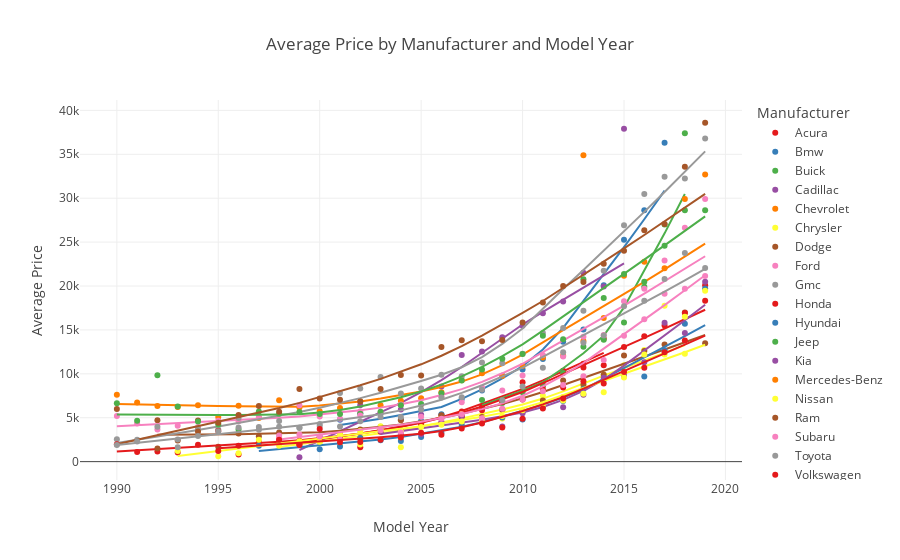

Notebook code for this chart:
### Code cell
# Creating a line chart looking at how each manufacturer maintains its value over time

#Grouping the cars by manufacturer and year and getting the average price and count for each
average_manuf_prices = cars.groupby(['manufacturer', 'model_year'])['price'].agg(['mean', 'count']).reset_index()

# Convert manufacturer names to the desired format
average_manuf_prices['manufacturer'] = average_manuf_prices['manufacturer'].apply(
    lambda x: 'GMC' if x == 'GMC' else x.title())

# Getting rid of cars before 1990 and over $40000 because the data isn't very interesting and gets into classics
average_manuf_prices_90 = average_manuf_prices[(average_manuf_prices['model_year'] >= 1990) & (average_manuf_prices['mean'] <= 40000)]

color_scale = px.colors.qualitative.Set1

man_mean_90 = px.scatter(average_manuf_prices_90, x='model_year', y='mean', color='manufacturer',
                 title='Average Price by Manufacturer and Model Year',
                 labels={'model_year': 'Model Year', 'mean': 'Average Price', 'manufacturer': 'Manufacturer'},
                 color_discrete_sequence=color_scale,
                 hover_data={'manufacturer': True, 'count': True, 'mean': True},
                 custom_data=['mean'],
                 trendline='lowess')

# Show the plot
man_mean_90.show()

### Figure 1 — Plotly figure (JSON) as saved in the notebook; plotly's stock layout.template omitted (floating-point values rounded to 4 significant figures)
{"data": [{"customdata": [[2365, "Acura", 3], [2674, "Acura", 6], [1650, "Acura", 2], [3658.0, "Acura", 10], [3575.0, "Acura", 16], [4315.0, "Acura", 28], [5305.0, "Acura", 23], [5703, "Acura", 27], [6256.0, "Acura", 25], [5877.0, "Acura", 7], [9055.0, "Acura", 7], [8724.0, "Acura", 12], [10340.0, "Acura", 23], [10720.0, "Acura", 8], [13997, "Acura", 3]], "hovertemplate": "Manufacturer=%{customdata[1]}<br>Model Year=%{x}<br>Average Price=%{y}<br>count=%{customdata[2]}<extra></extra>", "legendgroup": "Acura", "marker": {"color": "rgb(228,26,28)", "symbol": "circle"}, "mode": "markers", "name": "Acura", "orientation": "v", "showlegend": true, "type": "scatter", "x": [1999, 2001, 2002, 2003, 2004, 2005, 2006, 2007, 2008, 2009, 2010, 2011, 2012, 2013, 2014], "xaxis": "x", "y": [2365, 2674, 1650, 3658.0, 3575.0, 4315.0, 5305.0, 5703, 6256.0, 5877.0, 9055.0, 8724.0, 10340.0, 10720.0, 13997], "yaxis": "y"}, {"hovertemplate": "<b>LOWESS trendline</b><br><br>Manufacturer=Acura<br>Model Year=%{x}<br>Average Price=%{y} <b>(trend)</b><extra></extra>", "legendgroup": "Acura", "marker": {"color": "rgb(228,26,28)", "symbol": "circle"}, "mode": "lines", "name": "Acura", "showlegend": false, "type": "scatter", "x": [1999, 2001, 2002, 2003, 2004, 2005, 2006, 2007, 2008, 2009, 2010, 2011, 2012, 2013, 2014], "xaxis": "x", "y": [2190.0, 2864.0, 3206.0, 3535.0, 3995.0, 4487.0, 5072.0, 5769.0, 6603.0, 7419.0, 8290.0, 9262.0, 10290.0, 11330.0, 12380.0], "yaxis": "y"}, {"customdata": [[4784.0, "Bmw", 7], [5524.0, "Bmw", 4], [3974.0, "Bmw", 11], [4812.0, "Bmw", 20], [4639, "Bmw", 10], [5392.0, "Bmw", 14], [7127.0, "Bmw", 14], [8115.0, "Bmw", 17], [9790.0, "Bmw", 11], [10490.0, "Bmw", 19], [11700.0, "Bmw", 25], [13660.0, "Bmw", 32], [15060.0, "Bmw", 15], [20081, "Bmw", 3], [25260.0, "Bmw", 9], [28640, "Bmw", 2], [36310.0, "Bmw", 3]], "hovertemplate": "Manufacturer=%{customdata[1]}<br>Model Year=%{x}<br>Average Price=%{y}<br>count=%{customdata[2]}<extra></extra>", "legendgroup": "Bmw", "marker": {"color": "rgb(55,126,184)", "symbol": "circle"}, "mode": "markers", "name": "Bmw", "orientation": "v", "showlegend": true, "type": "scatter", "x": [2001, 2002, 2003, 2004, 2005, 2006, 2007, 2008, 2009, 2010, 2011, 2012, 2013, 2014, 2015, 2016, 2017], "xaxis": "x", "y": [4784.0, 5524.0, 3974.0, 4812.0, 4639, 5392.0, 7127.0, 8115.0, 9790.0, 10490.0, 11700.0, 13660.0, 15060.0, 20081, 25260.0, 28640, 36310.0], "yaxis": "y"}, {"hovertemplate": "<b>LOWESS trendline</b><br><br>Manufacturer=Bmw<br>Model Year=%{x}<br>Average Price=%{y} <b>(trend)</b><extra></extra>", "legendgroup": "Bmw", "marker": {"color": "rgb(55,126,184)", "symbol": "circle"}, "mode": "lines", "name": "Bmw", "showlegend": false, "type": "scatter", "x": [2001, 2002, 2003, 2004, 2005, 2006, 2007, 2008, 2009, 2010, 2011, 2012, 2013, 2014, 2015, 2016, 2017], "xaxis": "x", "y": [4178.0, 4512.0, 4893.0, 5311.0, 5747.0, 6225.0, 7148.0, 8237.0, 9467.0, 10870.0, 12770.0, 15230.0, 18310.0, 21330.0, 24420.0, 27600.0, 30860.0], "yaxis": "y"}, {"customdata": [[7026.0, "Buick", 21], [6689.0, "Buick", 15], [7896.0, "Buick", 18], [8600.0, "Buick", 23], [10100.0, "Buick", 42], [13090.0, "Buick", 21], [13870.0, "Buick", 26], [15830.0, "Buick", 22], [19920.0, "Buick", 10], [27000.0, "Buick", 4], [37382, "Buick", 2]], "hovertemplate": "Manufacturer=%{customdata[1]}<br>Model Year=%{x}<br>Average Price=%{y}<br>count=%{customdata[2]}<extra></extra>", "legendgroup": "Buick", "marker": {"color": "rgb(77,175,74)", "symbol": "circle"}, "mode": "markers", "name": "Buick", "orientation": "v", "showlegend": true, "type": "scatter", "x": [2008, 2009, 2010, 2011, 2012, 2013, 2014, 2015, 2016, 2017, 2018], "xaxis": "x", "y": [7026.0, 6689.0, 7896.0, 8600.0, 10100.0, 13090.0, 13870.0, 15830.0, 19920.0, 27000.0, 37382], "yaxis": "y"}, {"hovertemplate": "<b>LOWESS trendline</b><br><br>Manufacturer=Buick<br>Model Year=%{x}<br>Average Price=%{y} <b>(trend)</b><extra></extra>", "legendgroup": "Buick", "marker": {"color": "rgb(77,175,74)", "symbol": "circle"}, "mode": "lines", "name": "Buick", "showlegend": false, "type": "scatter", "x": [2008, 2009, 2010, 2011, 2012, 2013, 2014, 2015, 2016, 2017, 2018], "xaxis": "x", "y": [6431.0, 7226.0, 8079.0, 9056.0, 10630.0, 12350.0, 14350.0, 17570.0, 21760.0, 26000.0, 30470.0], "yaxis": "y"}, {"customdata": [[500, "Cadillac", 1], [2841.0, "Cadillac", 6], [6426.0, "Cadillac", 9], [5481.0, "Cadillac", 19], [5930, "Cadillac", 15], [5350.0, "Cadillac", 18], [8561.0, "Cadillac", 4], [12140.0, "Cadillac", 41], [12550.0, "Cadillac", 23], [14170.0, "Cadillac", 21], [15480.0, "Cadillac", 20], [16900.0, "Cadillac", 21], [18230.0, "Cadillac", 18], [21516, "Cadillac", 6], [19950, "Cadillac", 1], [37900.0, "Cadillac", 15]], "hovertemplate": "Manufacturer=%{customdata[1]}<br>Model Year=%{x}<br>Average Price=%{y}<br>count=%{customdata[2]}<extra></extra>", "legendgroup": "Cadillac", "marker": {"color": "rgb(152,78,163)", "symbol": "circle"}, "mode": "markers", "name": "Cadillac", "orientation": "v", "showlegend": true, "type": "scatter", "x": [1999, 2000, 2002, 2003, 2004, 2005, 2006, 2007, 2008, 2009, 2010, 2011, 2012, 2013, 2014, 2015], "xaxis": "x", "y": [500, 2841.0, 6426.0, 5481.0, 5930, 5350.0, 8561.0, 12140.0, 12550.0, 14170.0, 15480.0, 16900.0, 18230.0, 21516, 19950, 37900.0], "yaxis": "y"}, {"hovertemplate": "<b>LOWESS trendline</b><br><br>Manufacturer=Cadillac<br>Model Year=%{x}<br>Average Price=%{y} <b>(trend)</b><extra></extra>", "legendgroup": "Cadillac", "marker": {"color": "rgb(152,78,163)", "symbol": "circle"}, "mode": "lines", "name": "Cadillac", "showlegend": false, "type": "scatter", "x": [1999, 2000, 2002, 2003, 2004, 2005, 2006, 2007, 2008, 2009, 2010, 2011, 2012, 2013, 2014, 2015], "xaxis": "x", "y": [1327.0, 2390.0, 4523.0, 5635.0, 6702.0, 7927.0, 9287.0, 10770.0, 12410.0, 14060.0, 15620.0, 17060.0, 18430.0, 19810.0, 21200.0, 22570.0], "yaxis": "y"}, {"customdata": [[7612.0, "Chevrolet", 25], [6723.0, "Chevrolet", 15], [6335.0, "Chevrolet", 11], [6216.0, "Chevrolet", 32], [6434.0, "Chevrolet", 32], [5093.0, "Chevrolet", 53], [6370.0, "Chevrolet", 32], [4957.0, "Chevrolet", 41], [6993.0, "Chevrolet", 62], [6153.0, "Chevrolet", 93], [5733.0, "Chevrolet", 93], [6110.0, "Chevrolet", 131], [6871.0, "Chevrolet", 205], [6420.0, "Chevrolet", 258], [6925.0, "Chevrolet", 336], [7230.0, "Chevrolet", 346], [7891.0, "Chevrolet", 377], [9255.0, "Chevrolet", 433], [10060.0, "Chevrolet", 474], [9784.0, "Chevrolet", 334], [10894, "Chevrolet", 390], [11860.0, "Chevrolet", 575], [12050.0, "Chevrolet", 517], [13730.0, "Chevrolet", 566], [16350.0, "Chevrolet", 578], [21160.0, "Chevrolet", 574], [22760.0, "Chevrolet", 448], [22010.0, "Chevrolet", 381], [29920.0, "Chevrolet", 495], [32700.0, "Chevrolet", 86]], "hovertemplate": "Manufacturer=%{customdata[1]}<br>Model Year=%{x}<br>Average Price=%{y}<br>count=%{customdata[2]}<extra></extra>", "legendgroup": "Chevrolet", "marker": {"color": "rgb(255,127,0)", "symbol": "circle"}, "mode": "markers", "name": "Chevrolet", "orientation": "v", "showlegend": true, "type": "scatter", "x": [1990, 1991, 1992, 1993, 1994, 1995, 1996, 1997, 1998, 1999, 2000, 2001, 2002, 2003, 2004, 2005, 2006, 2007, 2008, 2009, 2010, 2011, 2012, 2013, 2014, 2015, 2016, 2017, 2018, 2019], "xaxis": "x", "y": [7612.0, 6723.0, 6335.0, 6216.0, 6434.0, 5093.0, 6370.0, 4957.0, 6993.0, 6153.0, 5733.0, 6110.0, 6871.0, 6420.0, 6925.0, 7230.0, 7891.0, 9255.0, 10060.0, 9784.0, 10894, 11860.0, 12050.0, 13730.0, 16350.0, 21160.0, 22760.0, 22010.0, 29920.0, 32700.0], "yaxis": "y"}, {"hovertemplate": "<b>LOWESS trendline</b><br><br>Manufacturer=Chevrolet<br>Model Year=%{x}<br>Average Price=%{y} <b>(trend)</b><extra></extra>", "legendgroup": "Chevrolet", "marker": {"color": "rgb(255,127,0)", "symbol": "circle"}, "mode": "lines", "name": "Chevrolet", "showlegend": false, "type": "scatter", "x": [1990, 1991, 1992, 1993, 1994, 1995, 1996, 1997, 1998, 1999, 2000, 2001, 2002, 2003, 2004, 2005, 2006, 2007, 2008, 2009, 2010, 2011, 2012, 2013, 2014, 2015, 2016, 2017, 2018, 2019], "xaxis": "x", "y": [6569.0, 6509.0, 6456.0, 6410.0, 6369.0, 6333.0, 6301.0, 6272.0, 6249.0, 6256.0, 6388.0, 6589.0, 6855.0, 7180.0, 7557.0, 7989.0, 8490.0, 9117.0, 9942.0, 10990.0, 12200.0, 13620.0, 14980.0, 16330.0, 17690.0, 19070.0, 20470.0, 21900.0, 23350.0, 24820.0], "yaxis": "y"}, {"customdata": [[2795, "Chrysler", 1], [2175, "Chrysler", 2], [1809, "Chrysler", 6], [1950, "Chrysler", 1], [4020, "Chrysler", 7], [1650, "Chrysler", 2], [4361.0, "Chrysler", 46], [5042.0, "Chrysler", 43], [5431.0, "Chrysler", 32], [5256.0, "Chrysler", 37], [4925.0, "Chrysler", 17], [5837.0, "Chrysler", 34], [7490.0, "Chrysler", 36], [7356.0, "Chrysler", 92], [8568.0, "Chrysler", 114], [9925.0, "Chrysler", 77], [10990.0, "Chrysler", 85], [12710.0, "Chrysler", 43], [17740.0, "Chrysler", 15], [12290.0, "Chrysler", 2]], "hovertemplate": "Manufacturer=%{customdata[1]}<br>Model Year=%{x}<br>Average Price=%{y}<br>count=%{customdata[2]}<extra></extra>", "legendgroup": "Chrysler", "marker": {"color": "rgb(255,255,51)", "symbol": "circle"}, "mode": "markers", "name": "Chrysler", "orientation": "v", "showlegend": true, "type": "scatter", "x": [1998, 2000, 2001, 2002, 2003, 2004, 2005, 2006, 2007, 2008, 2009, 2010, 2011, 2012, 2013, 2014, 2015, 2016, 2017, 2018], "xaxis": "x", "y": [2795, 2175, 1809, 1950, 4020, 1650, 4361.0, 5042.0, 5431.0, 5256.0, 4925.0, 5837.0, 7490.0, 7356.0, 8568.0, 9925.0, 10990.0, 12710.0, 17740.0, 12290.0], "yaxis": "y"}, {"hovertemplate": "<b>LOWESS trendline</b><br><br>Manufacturer=Chrysler<br>Model Year=%{x}<br>Average Price=%{y} <b>(trend)</b><extra></extra>", "legendgroup": "Chrysler", "marker": {"color": "rgb(255,255,51)", "symbol": "circle"}, "mode": "lines", "name": "Chrysler", "showlegend": false, "type": "scatter", "x": [1998, 2000, 2001, 2002, 2003, 2004, 2005, 2006, 2007, 2008, 2009, 2010, 2011, 2012, 2013, 2014, 2015, 2016, 2017, 2018], "xaxis": "x", "y": [1671.0, 2275.0, 2594.0, 2913.0, 3230.0, 3573.0, 3994.0, 4465.0, 4926.0, 5411.0, 5941.0, 6512.0, 7181.0, 8000.0, 8937.0, 9796.0, 10650.0, 11520.0, 12400.0, 13270.0], "yaxis": "y"}, {"customdata": [[4722.0, "Dodge", 2], [2395, "Dodge", 1], [4684.0, "Dodge", 7], [1690, "Dodge", 5], [3200, "Dodge", 1], [2897.0, "Dodge", 8], [3316.0, "Dodge", 9], [2133.0, "Dodge", 9], [2619, "Dodge", 10], [3255.0, "Dodge", 18], [3652.0, "Dodge", 21], [3491.0, "Dodge", 21], [4721.0, "Dodge", 26], [4333.0, "Dodge", 55], [5282.0, "Dodge", 58], [5141.0, "Dodge", 51], [5087.0, "Dodge", 68], [5928.0, "Dodge", 34], [5701.0, "Dodge", 60], [6957.0, "Dodge", 50], [9229.0, "Dodge", 80], [8793.0, "Dodge", 77], [9909.0, "Dodge", 90], [12100.0, "Dodge", 44], [12590.0, "Dodge", 76], [13340.0, "Dodge", 49], [16990.0, "Dodge", 56], [13490.0, "Dodge", 22]], "hovertemplate": "Manufacturer=%{customdata[1]}<br>Model Year=%{x}<br>Average Price=%{y}<br>count=%{customdata[2]}<extra></extra>", "legendgroup": "Dodge", "marker": {"color": "rgb(166,86,40)", "symbol": "circle"}, "mode": "markers", "name": "Dodge", "orientation": "v", "showlegend": true, "type": "scatter", "x": [1992, 1993, 1994, 1995, 1996, 1997, 1998, 1999, 2000, 2001, 2002, 2003, 2004, 2005, 2006, 2007, 2008, 2009, 2010, 2011, 2012, 2013, 2014, 2015, 2016, 2017, 2018, 2019], "xaxis": "x", "y": [4722.0, 2395, 4684.0, 1690, 3200, 2897.0, 3316.0, 2133.0, 2619, 3255.0, 3652.0, 3491.0, 4721.0, 4333.0, 5282.0, 5141.0, 5087.0, 5928.0, 5701.0, 6957.0, 9229.0, 8793.0, 9909.0, 12100.0, 12590.0, 13340.0, 16990.0, 13490.0], "yaxis": "y"}, {"hovertemplate": "<b>LOWESS trendline</b><br><br>Manufacturer=Dodge<br>Model Year=%{x}<br>Average Price=%{y} <b>(trend)</b><extra></extra>", "legendgroup": "Dodge", "marker": {"color": "rgb(166,86,40)", "symbol": "circle"}, "mode": "lines", "name": "Dodge", "showlegend": false, "type": "scatter", "x": [1992, 1993, 1994, 1995, 1996, 1997, 1998, 1999, 2000, 2001, 2002, 2003, 2004, 2005, 2006, 2007, 2008, 2009, 2010, 2011, 2012, 2013, 2014, 2015, 2016, 2017, 2018, 2019], "xaxis": "x", "y": [3055.0, 3059.0, 3073.0, 3097.0, 3129.0, 3168.0, 3214.0, 3267.0, 3337.0, 3513.0, 3724.0, 3964.0, 4239.0, 4575.0, 4979.0, 5448.0, 5977.0, 6569.0, 7222.0, 7924.0, 8732.0, 9525.0, 10320.0, 11130.0, 11940.0, 12770.0, 13600.0, 14440.0], "yaxis": "y"}, {"customdata": [[5195.0, "Ford", 11], [4349.0, "Ford", 14], [3669.0, "Ford", 22], [4095.0, "Ford", 37], [3933.0, "Ford", 38], [4662.0, "Ford", 53], [4595.0, "Ford", 71], [5074.0, "Ford", 107], [2967.0, "Ford", 95], [6410.0, "Ford", 184], [5153.0, "Ford", 209], [4882.0, "Ford", 223], [5720.0, "Ford", 232], [5636.0, "Ford", 322], [6503.0, "Ford", 345], [6464.0, "Ford", 377], [7426.0, "Ford", 470], [6772.0, "Ford", 452], [8448.0, "Ford", 581], [8099.0, "Ford", 307], [9813.0, "Ford", 577], [12140.0, "Ford", 642], [11980.0, "Ford", 667], [14230.0, "Ford", 782], [14420.0, "Ford", 730], [18260.0, "Ford", 615], [19700.0, "Ford", 635], [22910.0, "Ford", 476], [26630.0, "Ford", 292], [29920.0, "Ford", 45]], "hovertemplate": "Manufacturer=%{customdata[1]}<br>Model Year=%{x}<br>Average Price=%{y}<br>count=%{customdata[2]}<extra></extra>", "legendgroup": "Ford", "marker": {"color": "rgb(247,129,191)", "symbol": "circle"}, "mode": "markers", "name": "Ford", "orientation": "v", "showlegend": true, "type": "scatter", "x": [1990, 1991, 1992, 1993, 1994, 1995, 1996, 1997, 1998, 1999, 2000, 2001, 2002, 2003, 2004, 2005, 2006, 2007, 2008, 2009, 2010, 2011, 2012, 2013, 2014, 2015, 2016, 2017, 2018, 2019], "xaxis": "x", "y": [5195.0, 4349.0, 3669.0, 4095.0, 3933.0, 4662.0, 4595.0, 5074.0, 2967.0, 6410.0, 5153.0, 4882.0, 5720.0, 5636.0, 6503.0, 6464.0, 7426.0, 6772.0, 8448.0, 8099.0, 9813.0, 12140.0, 11980.0, 14230.0, 14420.0, 18260.0, 19700.0, 22910.0, 26630.0, 29920.0], "yaxis": "y"}, {"hovertemplate": "<b>LOWESS trendline</b><br><br>Manufacturer=Ford<br>Model Year=%{x}<br>Average Price=%{y} <b>(trend)</b><extra></extra>", "legendgroup": "Ford", "marker": {"color": "rgb(247,129,191)", "symbol": "circle"}, "mode": "lines", "name": "Ford", "showlegend": false, "type": "scatter", "x": [1990, 1991, 1992, 1993, 1994, 1995, 1996, 1997, 1998, 1999, 2000, 2001, 2002, 2003, 2004, 2005, 2006, 2007, 2008, 2009, 2010, 2011, 2012, 2013, 2014, 2015, 2016, 2017, 2018, 2019], "xaxis": "x", "y": [4027.0, 4137.0, 4250.0, 4367.0, 4485.0, 4604.0, 4726.0, 4851.0, 4985.0, 5147.0, 5365.0, 5601.0, 5856.0, 6152.0, 6528.0, 7002.0, 7581.0, 8261.0, 9086.0, 10060.0, 11140.0, 12460.0, 13770.0, 15080.0, 16410.0, 17760.0, 19130.0, 20530.0, 21950.0, 23390.0], "yaxis": "y"}, {"customdata": [[2562.0, "Gmc", 4], [2500, "Gmc", 1], [3966.0, "Gmc", 6], [2512.0, "Gmc", 4], [3725.0, "Gmc", 13], [3661.0, "Gmc", 9], [4983.0, "Gmc", 9], [3645, "Gmc", 13], [4623.0, "Gmc", 12], [3883.0, "Gmc", 15], [4298.0, "Gmc", 20], [7822.0, "Gmc", 37], [8328.0, "Gmc", 56], [9639.0, "Gmc", 78], [7764.0, "Gmc", 86], [8317.0, "Gmc", 89], [9907.0, "Gmc", 75], [9720.0, "Gmc", 107], [11280.0, "Gmc", 131], [11220.0, "Gmc", 92], [12290.0, "Gmc", 68], [14650.0, "Gmc", 181], [15220.0, "Gmc", 127], [17180.0, "Gmc", 82], [21750.0, "Gmc", 128], [26930.0, "Gmc", 137], [30480.0, "Gmc", 85], [32450.0, "Gmc", 74], [32230.0, "Gmc", 65], [36790.0, "Gmc", 11]], "hovertemplate": "Manufacturer=%{customdata[1]}<br>Model Year=%{x}<br>Average Price=%{y}<br>count=%{customdata[2]}<extra></extra>", "legendgroup": "Gmc", "marker": {"color": "rgb(153,153,153)", "symbol": "circle"}, "mode": "markers", "name": "Gmc", "orientation": "v", "showlegend": true, "type": "scatter", "x": [1990, 1991, 1992, 1993, 1994, 1995, 1996, 1997, 1998, 1999, 2000, 2001, 2002, 2003, 2004, 2005, 2006, 2007, 2008, 2009, 2010, 2011, 2012, 2013, 2014, 2015, 2016, 2017, 2018, 2019], "xaxis": "x", "y": [2562.0, 2500, 3966.0, 2512.0, 3725.0, 3661.0, 4983.0, 3645, 4623.0, 3883.0, 4298.0, 7822.0, 8328.0, 9639.0, 7764.0, 8317.0, 9907.0, 9720.0, 11280.0, 11220.0, 12290.0, 14650.0, 15220.0, 17180.0, 21750.0, 26930.0, 30480.0, 32450.0, 32230.0, 36790.0], "yaxis": "y"}, {"hovertemplate": "<b>LOWESS trendline</b><br><br>Manufacturer=Gmc<br>Model Year=%{x}<br>Average Price=%{y} <b>(trend)</b><extra></extra>", "legendgroup": "Gmc", "marker": {"color": "rgb(153,153,153)", "symbol": "circle"}, "mode": "lines", "name": "Gmc", "showlegend": false, "type": "scatter", "x": [1990, 1991, 1992, 1993, 1994, 1995, 1996, 1997, 1998, 1999, 2000, 2001, 2002, 2003, 2004, 2005, 2006, 2007, 2008, 2009, 2010, 2011, 2012, 2013, 2014, 2015, 2016, 2017, 2018, 2019], "xaxis": "x", "y": [2129.0, 2483.0, 2847.0, 3220.0, 3604.0, 3997.0, 4399.0, 4809.0, 5221.0, 5644.0, 6147.0, 6674.0, 7233.0, 7837.0, 8493.0, 9183.0, 9902.0, 10750.0, 11900.0, 13400.0, 15160.0, 17460.0, 19660.0, 21830.0, 24010.0, 26210.0, 28440.0, 30710.0, 33010.0, 35330.0], "yaxis": "y"}, {"customdata": [[1968.0, "Honda", 7], [1100, "Honda", 3], [1150, "Honda", 2], [1050, "Honda", 6], [1925, "Honda", 4], [3500, "Honda", 1], [810, "Honda", 5], [2222.0, "Honda", 23], [2530.0, "Honda", 23], [1924.0, "Honda", 21], [2563.0, "Honda", 70], [2637.0, "Honda", 61], [2657.0, "Honda", 89], [3396.0, "Honda", 119], [3569.0, "Honda", 135], [4191.0, "Honda", 157], [4406.0, "Honda", 181], [5080.0, "Honda", 275], [5848.0, "Honda", 238], [6815.0, "Honda", 187], [7072.0, "Honda", 225], [8252.0, "Honda", 202], [8457.0, "Honda", 228], [11140.0, "Honda", 160], [10990.0, "Honda", 139], [13070.0, "Honda", 112], [14280.0, "Honda", 122], [15520.0, "Honda", 91], [16920.0, "Honda", 67], [20100.0, "Honda", 7]], "hovertemplate": "Manufacturer=%{customdata[1]}<br>Model Year=%{x}<br>Average Price=%{y}<br>count=%{customdata[2]}<extra></extra>", "legendgroup": "Honda", "marker": {"color": "rgb(228,26,28)", "symbol": "circle"}, "mode": "markers", "name": "Honda", "orientation": "v", "showlegend": true, "type": "scatter", "x": [1990, 1991, 1992, 1993, 1994, 1995, 1996, 1997, 1998, 1999, 2000, 2001, 2002, 2003, 2004, 2005, 2006, 2007, 2008, 2009, 2010, 2011, 2012, 2013, 2014, 2015, 2016, 2017, 2018, 2019], "xaxis": "x", "y": [1968.0, 1100, 1150, 1050, 1925, 3500, 810, 2222.0, 2530.0, 1924.0, 2563.0, 2637.0, 2657.0, 3396.0, 3569.0, 4191.0, 4406.0, 5080.0, 5848.0, 6815.0, 7072.0, 8252.0, 8457.0, 11140.0, 10990.0, 13070.0, 14280.0, 15520.0, 16920.0, 20100.0], "yaxis": "y"}, {"hovertemplate": "<b>LOWESS trendline</b><br><br>Manufacturer=Honda<br>Model Year=%{x}<br>Average Price=%{y} <b>(trend)</b><extra></extra>", "legendgroup": "Honda", "marker": {"color": "rgb(228,26,28)", "symbol": "circle"}, "mode": "lines", "name": "Honda", "showlegend": false, "type": "scatter", "x": [1990, 1991, 1992, 1993, 1994, 1995, 1996, 1997, 1998, 1999, 2000, 2001, 2002, 2003, 2004, 2005, 2006, 2007, 2008, 2009, 2010, 2011, 2012, 2013, 2014, 2015, 2016, 2017, 2018, 2019], "xaxis": "x", "y": [1142.0, 1276.0, 1412.0, 1550.0, 1689.0, 1830.0, 1974.0, 2120.0, 2272.0, 2440.0, 2658.0, 2909.0, 3209.0, 3565.0, 3970.0, 4423.0, 4953.0, 5568.0, 6271.0, 7062.0, 7927.0, 8947.0, 9964.0, 10980.0, 12010.0, 13050.0, 14090.0, 15150.0, 16220.0, 17290.0], "yaxis": "y"}, {"customdata": [[1798, "Hyundai", 1], [1400.0, "Hyundai", 4], [1724.0, "Hyundai", 2], [2698.0, "Hyundai", 18], [2447.0, "Hyundai", 25], [2343.0, "Hyundai", 30], [2808.0, "Hyundai", 27], [3302.0, "Hyundai", 53], [4206.0, "Hyundai", 61], [4468.0, "Hyundai", 55], [5029.0, "Hyundai", 59], [4805.0, "Hyundai", 57], [6363.0, "Hyundai", 91], [6899.0, "Hyundai", 66], [8268.0, "Hyundai", 114], [9335.0, "Hyundai", 55], [9754.0, "Hyundai", 78], [9704.0, "Hyundai", 53], [12700.0, "Hyundai", 89], [15700.0, "Hyundai", 45], [19719, "Hyundai", 4]], "hovertemplate": "Manufacturer=%{customdata[1]}<br>Model Year=%{x}<br>Average Price=%{y}<br>count=%{customdata[2]}<extra></extra>", "legendgroup": "Hyundai", "marker": {"color": "rgb(55,126,184)", "symbol": "circle"}, "mode": "markers", "name": "Hyundai", "orientation": "v", "showlegend": true, "type": "scatter", "x": [1997, 2000, 2001, 2002, 2003, 2004, 2005, 2006, 2007, 2008, 2009, 2010, 2011, 2012, 2013, 2014, 2015, 2016, 2017, 2018, 2019], "xaxis": "x", "y": [1798, 1400.0, 1724.0, 2698.0, 2447.0, 2343.0, 2808.0, 3302.0, 4206.0, 4468.0, 5029.0, 4805.0, 6363.0, 6899.0, 8268.0, 9335.0, 9754.0, 9704.0, 12700.0, 15700.0, 19719], "yaxis": "y"}, {"hovertemplate": "<b>LOWESS trendline</b><br><br>Manufacturer=Hyundai<br>Model Year=%{x}<br>Average Price=%{y} <b>(trend)</b><extra></extra>", "legendgroup": "Hyundai", "marker": {"color": "rgb(55,126,184)", "symbol": "circle"}, "mode": "lines", "name": "Hyundai", "showlegend": false, "type": "scatter", "x": [1997, 2000, 2001, 2002, 2003, 2004, 2005, 2006, 2007, 2008, 2009, 2010, 2011, 2012, 2013, 2014, 2015, 2016, 2017, 2018, 2019], "xaxis": "x", "y": [1222.0, 1848.0, 2065.0, 2284.0, 2512.0, 2814.0, 3191.0, 3542.0, 3972.0, 4491.0, 5104.0, 5786.0, 6507.0, 7295.0, 8238.0, 9433.0, 10640.0, 11840.0, 13060.0, 14290.0, 15540.0], "yaxis": "y"}, {"customdata": [[6662.0, "Jeep", 8], [4670.0, "Jeep", 10], [9829.0, "Jeep", 12], [6292.0, "Jeep", 17], [4575, "Jeep", 8], [4226.0, "Jeep", 21], [3665, "Jeep", 22], [5706.0, "Jeep", 40], [5447, "Jeep", 42], [5654.0, "Jeep", 51], [5423.0, "Jeep", 66], [5414.0, "Jeep", 70], [5452.0, "Jeep", 77], [5684.0, "Jeep", 70], [6424.0, "Jeep", 141], [6574.0, "Jeep", 141], [7800.0, "Jeep", 135], [9244.0, "Jeep", 166], [10480.0, "Jeep", 149], [11700.0, "Jeep", 106], [12240.0, "Jeep", 113], [14330.0, "Jeep", 165], [13940.0, "Jeep", 188], [20780.0, "Jeep", 105], [18640.0, "Jeep", 183], [21360.0, "Jeep", 180], [20500.0, "Jeep", 88], [24590.0, "Jeep", 101], [28640.0, "Jeep", 84], [28640.0, "Jeep", 19]], "hovertemplate": "Manufacturer=%{customdata[1]}<br>Model Year=%{x}<br>Average Price=%{y}<br>count=%{customdata[2]}<extra></extra>", "legendgroup": "Jeep", "marker": {"color": "rgb(77,175,74)", "symbol": "circle"}, "mode": "markers", "name": "Jeep", "orientation": "v", "showlegend": true, "type": "scatter", "x": [1990, 1991, 1992, 1993, 1994, 1995, 1996, 1997, 1998, 1999, 2000, 2001, 2002, 2003, 2004, 2005, 2006, 2007, 2008, 2009, 2010, 2011, 2012, 2013, 2014, 2015, 2016, 2017, 2018, 2019], "xaxis": "x", "y": [6662.0, 4670.0, 9829.0, 6292.0, 4575, 4226.0, 3665, 5706.0, 5447, 5654.0, 5423.0, 5414.0, 5452.0, 5684.0, 6424.0, 6574.0, 7800.0, 9244.0, 10480.0, 11700.0, 12240.0, 14330.0, 13940.0, 20780.0, 18640.0, 21360.0, 20500.0, 24590.0, 28640.0, 28640.0], "yaxis": "y"}, {"hovertemplate": "<b>LOWESS trendline</b><br><br>Manufacturer=Jeep<br>Model Year=%{x}<br>Average Price=%{y} <b>(trend)</b><extra></extra>", "legendgroup": "Jeep", "marker": {"color": "rgb(77,175,74)", "symbol": "circle"}, "mode": "lines", "name": "Jeep", "showlegend": false, "type": "scatter", "x": [1990, 1991, 1992, 1993, 1994, 1995, 1996, 1997, 1998, 1999, 2000, 2001, 2002, 2003, 2004, 2005, 2006, 2007, 2008, 2009, 2010, 2011, 2012, 2013, 2014, 2015, 2016, 2017, 2018, 2019], "xaxis": "x", "y": [5365.0, 5342.0, 5327.0, 5319.0, 5318.0, 5320.0, 5323.0, 5326.0, 5334.0, 5386.0, 5585.0, 5883.0, 6283.0, 6770.0, 7336.0, 7987.0, 8766.0, 9704.0, 10800.0, 12030.0, 13360.0, 14910.0, 16520.0, 18130.0, 19740.0, 21360.0, 22990.0, 24620.0, 26270.0, 27930.0], "yaxis": "y"}, {"customdata": [[3498.0, "Kia", 2], [3106, "Kia", 4], [3133.0, "Kia", 9], [4508.0, "Kia", 6], [5150, "Kia", 2], [4661.0, "Kia", 13], [3995, "Kia", 1], [5504.0, "Kia", 19], [6306.0, "Kia", 60], [6181.0, "Kia", 45], [7631.0, "Kia", 74], [9567.0, "Kia", 67], [9756.0, "Kia", 64], [11310.0, "Kia", 70], [15820.0, "Kia", 10], [14662, "Kia", 20], [20485, "Kia", 2]], "hovertemplate": "Manufacturer=%{customdata[1]}<br>Model Year=%{x}<br>Average Price=%{y}<br>count=%{customdata[2]}<extra></extra>", "legendgroup": "Kia", "marker": {"color": "rgb(152,78,163)", "symbol": "circle"}, "mode": "markers", "name": "Kia", "orientation": "v", "showlegend": true, "type": "scatter", "x": [2003, 2004, 2005, 2006, 2007, 2008, 2009, 2010, 2011, 2012, 2013, 2014, 2015, 2016, 2017, 2018, 2019], "xaxis": "x", "y": [3498.0, 3106, 3133.0, 4508.0, 5150, 4661.0, 3995, 5504.0, 6306.0, 6181.0, 7631.0, 9567.0, 9756.0, 11310.0, 15820.0, 14662, 20485], "yaxis": "y"}, {"hovertemplate": "<b>LOWESS trendline</b><br><br>Manufacturer=Kia<br>Model Year=%{x}<br>Average Price=%{y} <b>(trend)</b><extra></extra>", "legendgroup": "Kia", "marker": {"color": "rgb(152,78,163)", "symbol": "circle"}, "mode": "lines", "name": "Kia", "showlegend": false, "type": "scatter", "x": [2003, 2004, 2005, 2006, 2007, 2008, 2009, 2010, 2011, 2012, 2013, 2014, 2015, 2016, 2017, 2018, 2019], "xaxis": "x", "y": [3141.0, 3461.0, 3775.0, 4082.0, 4397.0, 4763.0, 5161.0, 5600.0, 6216.0, 7035.0, 8057.0, 9325.0, 10940.0, 12630.0, 14350.0, 16090.0, 17870.0], "yaxis": "y"}, {"customdata": [[34900, "Mercedes-Benz", 4]], "hovertemplate": "Manufacturer=%{customdata[1]}<br>Model Year=%{x}<br>Average Price=%{y}<br>count=%{customdata[2]}<extra></extra>", "legendgroup": "Mercedes-Benz", "marker": {"color": "rgb(255,127,0)", "symbol": "circle"}, "mode": "markers", "name": "Mercedes-Benz", "orientation": "v", "showlegend": true, "type": "scatter", "x": [2013], "xaxis": "x", "y": [34900], "yaxis": "y"}, {"hovertemplate": "Manufacturer=Mercedes-Benz<extra></extra>", "legendgroup": "Mercedes-Benz", "marker": {"color": "rgb(255,127,0)", "symbol": "circle"}, "mode": "lines", "name": "Mercedes-Benz", "showlegend": false, "type": "scatter", "xaxis": "x", "yaxis": "y"}, {"customdata": [[1200, "Nissan", 1], [600, "Nissan", 1], [950, "Nissan", 4], [2500, "Nissan", 1], [1806.0, "Nissan", 8], [2313.0, "Nissan", 11], [2263.0, "Nissan", 18], [3077.0, "Nissan", 19], [3502.0, "Nissan", 26], [3714.0, "Nissan", 31], [3458.0, "Nissan", 36], [3936.0, "Nissan", 63], [4214.0, "Nissan", 77], [4575.0, "Nissan", 105], [4661.0, "Nissan", 123], [5186.0, "Nissan", 167], [5839.0, "Nissan", 167], [6472.0, "Nissan", 162], [6960.0, "Nissan", 206], [7745.0, "Nissan", 200], [7913.0, "Nissan", 164], [9574.0, "Nissan", 209], [12210.0, "Nissan", 206], [12190.0, "Nissan", 177], [16500.0, "Nissan", 221], [19450.0, "Nissan", 62]], "hovertemplate": "Manufacturer=%{customdata[1]}<br>Model Year=%{x}<br>Average Price=%{y}<br>count=%{customdata[2]}<extra></extra>", "legendgroup": "Nissan", "marker": {"color": "rgb(255,255,51)", "symbol": "circle"}, "mode": "markers", "name": "Nissan", "orientation": "v", "showlegend": true, "type": "scatter", "x": [1993, 1995, 1996, 1997, 1998, 1999, 2000, 2001, 2002, 2003, 2004, 2005, 2006, 2007, 2008, 2009, 2010, 2011, 2012, 2013, 2014, 2015, 2016, 2017, 2018, 2019], "xaxis": "x", "y": [1200, 600, 950, 2500, 1806.0, 2313.0, 2263.0, 3077.0, 3502.0, 3714.0, 3458.0, 3936.0, 4214.0, 4575.0, 4661.0, 5186.0, 5839.0, 6472.0, 6960.0, 7745.0, 7913.0, 9574.0, 12210.0, 12190.0, 16500.0, 19450.0], "yaxis": "y"}, {"hovertemplate": "<b>LOWESS trendline</b><br><br>Manufacturer=Nissan<br>Model Year=%{x}<br>Average Price=%{y} <b>(trend)</b><extra></extra>", "legendgroup": "Nissan", "marker": {"color": "rgb(255,255,51)", "symbol": "circle"}, "mode": "lines", "name": "Nissan", "showlegend": false, "type": "scatter", "x": [1993, 1995, 1996, 1997, 1998, 1999, 2000, 2001, 2002, 2003, 2004, 2005, 2006, 2007, 2008, 2009, 2010, 2011, 2012, 2013, 2014, 2015, 2016, 2017, 2018, 2019], "xaxis": "x", "y": [629.3, 1190.0, 1469.0, 1747.0, 2024.0, 2300.0, 2579.0, 2869.0, 3160.0, 3450.0, 3737.0, 4045.0, 4372.0, 4722.0, 5105.0, 5554.0, 6105.0, 6762.0, 7565.0, 8359.0, 9153.0, 9955.0, 10770.0, 11600.0, 12450.0, 13310.0], "yaxis": "y"}, {"customdata": [[6000, "Ram", 2], [1500, "Ram", 1], [3424.0, "Ram", 4], [4419.0, "Ram", 13], [5311.0, "Ram", 17], [6328.0, "Ram", 41], [5690.0, "Ram", 46], [8282.0, "Ram", 45], [7178.0, "Ram", 28], [7037.0, "Ram", 76], [6842.0, "Ram", 58], [8266.0, "Ram", 104], [9870.0, "Ram", 115], [9815.0, "Ram", 98], [13050.0, "Ram", 134], [13820.0, "Ram", 119], [13710.0, "Ram", 112], [13850.0, "Ram", 56], [15860.0, "Ram", 85], [18110.0, "Ram", 145], [20010.0, "Ram", 201], [20470.0, "Ram", 143], [22530.0, "Ram", 211], [24020.0, "Ram", 212], [26360.0, "Ram", 200], [27060.0, "Ram", 132], [33590.0, "Ram", 127], [38590.0, "Ram", 27]], "hovertemplate": "Manufacturer=%{customdata[1]}<br>Model Year=%{x}<br>Average Price=%{y}<br>count=%{customdata[2]}<extra></extra>", "legendgroup": "Ram", "marker": {"color": "rgb(166,86,40)", "symbol": "circle"}, "mode": "markers", "name": "Ram", "orientation": "v", "showlegend": true, "type": "scatter", "x": [1990, 1992, 1994, 1995, 1996, 1997, 1998, 1999, 2000, 2001, 2002, 2003, 2004, 2005, 2006, 2007, 2008, 2009, 2010, 2011, 2012, 2013, 2014, 2015, 2016, 2017, 2018, 2019], "xaxis": "x", "y": [6000, 1500, 3424.0, 4419.0, 5311.0, 6328.0, 5690.0, 8282.0, 7178.0, 7037.0, 6842.0, 8266.0, 9870.0, 9815.0, 13050.0, 13820.0, 13710.0, 13850.0, 15860.0, 18110.0, 20010.0, 20470.0, 22530.0, 24020.0, 26360.0, 27060.0, 33590.0, 38590.0], "yaxis": "y"}, {"hovertemplate": "<b>LOWESS trendline</b><br><br>Manufacturer=Ram<br>Model Year=%{x}<br>Average Price=%{y} <b>(trend)</b><extra></extra>", "legendgroup": "Ram", "marker": {"color": "rgb(166,86,40)", "symbol": "circle"}, "mode": "lines", "name": "Ram", "showlegend": false, "type": "scatter", "x": [1990, 1992, 1994, 1995, 1996, 1997, 1998, 1999, 2000, 2001, 2002, 2003, 2004, 2005, 2006, 2007, 2008, 2009, 2010, 2011, 2012, 2013, 2014, 2015, 2016, 2017, 2018, 2019], "xaxis": "x", "y": [1989.0, 3018.0, 4041.0, 4550.0, 5059.0, 5576.0, 6114.0, 6691.0, 7357.0, 7986.0, 8694.0, 9425.0, 10210.0, 11080.0, 12060.0, 13150.0, 14340.0, 15610.0, 16940.0, 18290.0, 19770.0, 21260.0, 22760.0, 24280.0, 25810.0, 27360.0, 28910.0, 30480.0], "yaxis": "y"}, {"customdata": [[2732.0, "Subaru", 14], [3101.0, "Subaru", 10], [2873.0, "Subaru", 23], [2511.0, "Subaru", 16], [5264.0, "Subaru", 27], [3582.0, "Subaru", 28], [3317.0, "Subaru", 23], [5114.0, "Subaru", 55], [4896.0, "Subaru", 39], [5400, "Subaru", 47], [4948.0, "Subaru", 82], [6012.0, "Subaru", 88], [7086.0, "Subaru", 84], [8018.0, "Subaru", 114], [8734.0, "Subaru", 65], [9734.0, "Subaru", 73], [11580.0, "Subaru", 68], [14320.0, "Subaru", 49], [16210.0, "Subaru", 37], [19120.0, "Subaru", 73], [19680.0, "Subaru", 43], [21136, "Subaru", 5]], "hovertemplate": "Manufacturer=%{customdata[1]}<br>Model Year=%{x}<br>Average Price=%{y}<br>count=%{customdata[2]}<extra></extra>", "legendgroup": "Subaru", "marker": {"color": "rgb(247,129,191)", "symbol": "circle"}, "mode": "markers", "name": "Subaru", "orientation": "v", "showlegend": true, "type": "scatter", "x": [1998, 1999, 2000, 2001, 2002, 2003, 2004, 2005, 2006, 2007, 2008, 2009, 2010, 2011, 2012, 2013, 2014, 2015, 2016, 2017, 2018, 2019], "xaxis": "x", "y": [2732.0, 3101.0, 2873.0, 2511.0, 5264.0, 3582.0, 3317.0, 5114.0, 4896.0, 5400, 4948.0, 6012.0, 7086.0, 8018.0, 8734.0, 9734.0, 11580.0, 14320.0, 16210.0, 19120.0, 19680.0, 21136], "yaxis": "y"}, {"hovertemplate": "<b>LOWESS trendline</b><br><br>Manufacturer=Subaru<br>Model Year=%{x}<br>Average Price=%{y} <b>(trend)</b><extra></extra>", "legendgroup": "Subaru", "marker": {"color": "rgb(247,129,191)", "symbol": "circle"}, "mode": "lines", "name": "Subaru", "showlegend": false, "type": "scatter", "x": [1998, 1999, 2000, 2001, 2002, 2003, 2004, 2005, 2006, 2007, 2008, 2009, 2010, 2011, 2012, 2013, 2014, 2015, 2016, 2017, 2018, 2019], "xaxis": "x", "y": [2532.0, 2804.0, 3080.0, 3360.0, 3641.0, 3923.0, 4205.0, 4549.0, 4957.0, 5431.0, 5978.0, 6644.0, 7503.0, 8563.0, 9812.0, 11230.0, 12870.0, 14510.0, 16160.0, 17820.0, 19510.0, 21220.0], "yaxis": "y"}, {"customdata": [[1900, "Toyota", 1], [2288.0, "Toyota", 4], [1644.0, "Toyota", 7], [2914.0, "Toyota", 7], [3452, "Toyota", 18], [3891.0, "Toyota", 20], [3949.0, "Toyota", 40], [3971.0, "Toyota", 42], [3834.0, "Toyota", 75], [4053.0, "Toyota", 103], [4003.0, "Toyota", 107], [4607.0, "Toyota", 119], [5097.0, "Toyota", 167], [5084.0, "Toyota", 206], [5929.0, "Toyota", 265], [7290.0, "Toyota", 243], [7320.0, "Toyota", 400], [8180.0, "Toyota", 335], [6995.0, "Toyota", 285], [8543.0, "Toyota", 366], [10680.0, "Toyota", 281], [12460.0, "Toyota", 242], [13530.0, "Toyota", 222], [14350.0, "Toyota", 227], [17710.0, "Toyota", 224], [18320.0, "Toyota", 204], [20800.0, "Toyota", 178], [23760.0, "Toyota", 131], [22060.0, "Toyota", 26]], "hovertemplate": "Manufacturer=%{customdata[1]}<br>Model Year=%{x}<br>Average Price=%{y}<br>count=%{customdata[2]}<extra></extra>", "legendgroup": "Toyota", "marker": {"color": "rgb(153,153,153)", "symbol": "circle"}, "mode": "markers", "name": "Toyota", "orientation": "v", "showlegend": true, "type": "scatter", "x": [1990, 1991, 1993, 1994, 1995, 1996, 1997, 1998, 1999, 2000, 2001, 2002, 2003, 2004, 2005, 2006, 2007, 2008, 2009, 2010, 2011, 2012, 2013, 2014, 2015, 2016, 2017, 2018, 2019], "xaxis": "x", "y": [1900, 2288.0, 1644.0, 2914.0, 3452, 3891.0, 3949.0, 3971.0, 3834.0, 4053.0, 4003.0, 4607.0, 5097.0, 5084.0, 5929.0, 7290.0, 7320.0, 8180.0, 6995.0, 8543.0, 10680.0, 12460.0, 13530.0, 14350.0, 17710.0, 18320.0, 20800.0, 23760.0, 22060.0], "yaxis": "y"}, {"hovertemplate": "<b>LOWESS trendline</b><br><br>Manufacturer=Toyota<br>Model Year=%{x}<br>Average Price=%{y} <b>(trend)</b><extra></extra>", "legendgroup": "Toyota", "marker": {"color": "rgb(153,153,153)", "symbol": "circle"}, "mode": "lines", "name": "Toyota", "showlegend": false, "type": "scatter", "x": [1990, 1991, 1993, 1994, 1995, 1996, 1997, 1998, 1999, 2000, 2001, 2002, 2003, 2004, 2005, 2006, 2007, 2008, 2009, 2010, 2011, 2012, 2013, 2014, 2015, 2016, 2017, 2018, 2019], "xaxis": "x", "y": [1890.0, 2135.0, 2622.0, 2864.0, 3107.0, 3351.0, 3599.0, 3853.0, 4115.0, 4423.0, 4749.0, 5031.0, 5398.0, 5837.0, 6388.0, 7056.0, 7825.0, 8696.0, 9664.0, 10710.0, 11930.0, 13160.0, 14380.0, 15610.0, 16840.0, 18090.0, 19360.0, 20640.0, 21940.0], "yaxis": "y"}, {"customdata": [[1200, "Volkswagen", 1], [1800, "Volkswagen", 1], [2500, "Volkswagen", 1], [1899.0, "Volkswagen", 4], [3713.0, "Volkswagen", 10], [2218.0, "Volkswagen", 10], [2227.0, "Volkswagen", 13], [2488.0, "Volkswagen", 24], [2762.0, "Volkswagen", 16], [3288.0, "Volkswagen", 27], [3053.0, "Volkswagen", 38], [3770.0, "Volkswagen", 34], [4339.0, "Volkswagen", 27], [3878.0, "Volkswagen", 39], [4882.0, "Volkswagen", 34], [6051.0, "Volkswagen", 25], [7204.0, "Volkswagen", 81], [9164.0, "Volkswagen", 131], [8903.0, "Volkswagen", 85], [10210.0, "Volkswagen", 51], [10705, "Volkswagen", 48], [12460.0, "Volkswagen", 28], [13790.0, "Volkswagen", 10], [18328, "Volkswagen", 1]], "hovertemplate": "Manufacturer=%{customdata[1]}<br>Model Year=%{x}<br>Average Price=%{y}<br>count=%{customdata[2]}<extra></extra>", "legendgroup": "Volkswagen", "marker": {"color": "rgb(228,26,28)", "symbol": "circle"}, "mode": "markers", "name": "Volkswagen", "orientation": "v", "showlegend": true, "type": "scatter", "x": [1995, 1996, 1998, 1999, 2000, 2001, 2002, 2003, 2004, 2005, 2006, 2007, 2008, 2009, 2010, 2011, 2012, 2013, 2014, 2015, 2016, 2017, 2018, 2019], "xaxis": "x", "y": [1200, 1800, 2500, 1899.0, 3713.0, 2218.0, 2227.0, 2488.0, 2762.0, 3288.0, 3053.0, 3770.0, 4339.0, 3878.0, 4882.0, 6051.0, 7204.0, 9164.0, 8903.0, 10210.0, 10705, 12460.0, 13790.0, 18328], "yaxis": "y"}, {"hovertemplate": "<b>LOWESS trendline</b><br><br>Manufacturer=Volkswagen<br>Model Year=%{x}<br>Average Price=%{y} <b>(trend)</b><extra></extra>", "legendgroup": "Volkswagen", "marker": {"color": "rgb(228,26,28)", "symbol": "circle"}, "mode": "lines", "name": "Volkswagen", "showlegend": false, "type": "scatter", "x": [1995, 1996, 1998, 1999, 2000, 2001, 2002, 2003, 2004, 2005, 2006, 2007, 2008, 2009, 2010, 2011, 2012, 2013, 2014, 2015, 2016, 2017, 2018, 2019], "xaxis": "x", "y": [1534.0, 1683.0, 1982.0, 2136.0, 2294.0, 2455.0, 2609.0, 2779.0, 2978.0, 3173.0, 3496.0, 3924.0, 4458.0, 5080.0, 5773.0, 6525.0, 7349.0, 8317.0, 9305.0, 10300.0, 11310.0, 12310.0, 13330.0, 14350.0], "yaxis": "y"}], "layout": {"legend": {"title": {"text": "Manufacturer"}, "tracegroupgap": 0}, "title": {"text": "Average Price by Manufacturer and Model Year"}, "xaxis": {"anchor": "y", "domain": [0, 1], "title": {"text": "Model Year"}}, "yaxis": {"anchor": "x", "domain": [0, 1], "title": {"text": "Average Price"}}}}
